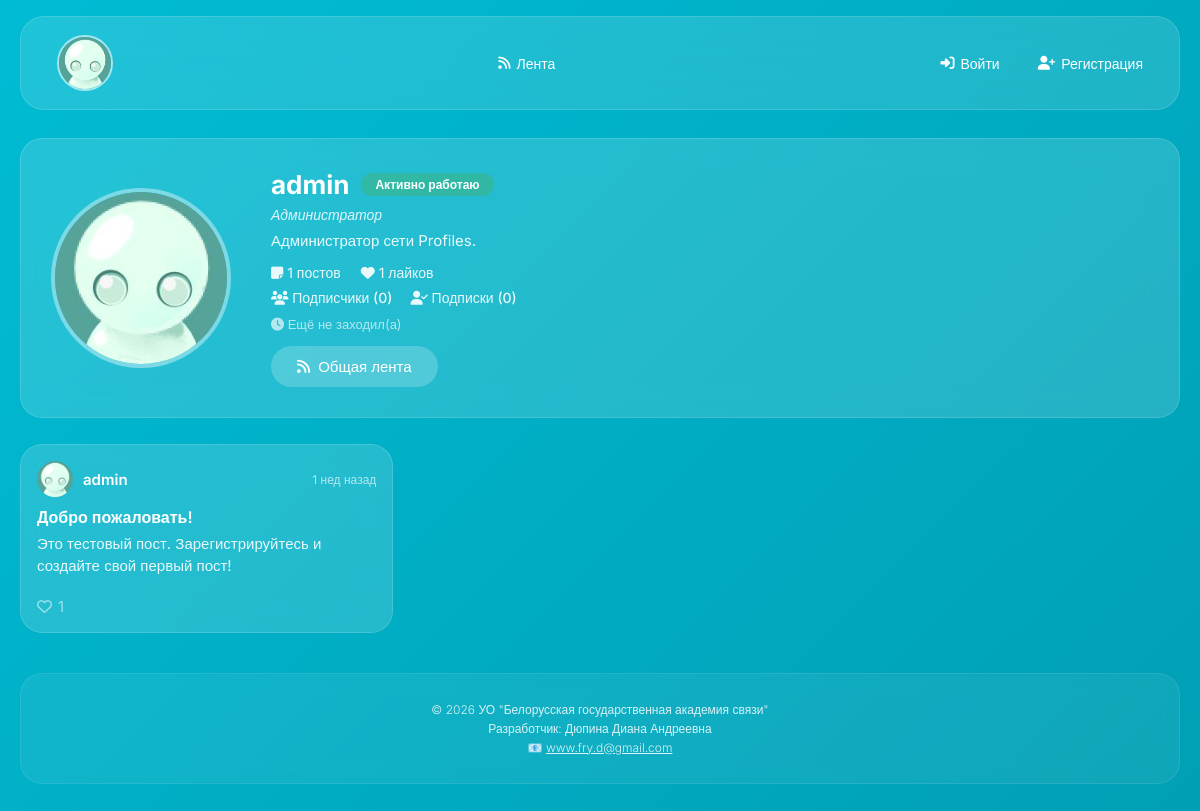
The page /profile.php?id=1 on the database its author committed.
### tables this page shows
CREATE TABLE IF NOT EXISTS `users` (
  `id` INT UNSIGNED NOT NULL AUTO_INCREMENT,
  `username` VARCHAR(50) NOT NULL,
  `email` VARCHAR(100) NOT NULL,
  `password_hash` VARCHAR(255) NOT NULL,
  `avatar_url` VARCHAR(255) DEFAULT 'assets/img/default-avatar.png',
   
  `profile_bg_url` VARCHAR(255) DEFAULT NULL,
  `bio` TEXT,
  `profession` VARCHAR(100) DEFAULT NULL,
   
   
   
   
   
   
  `status_badge` VARCHAR(50) DEFAULT NULL,
  `primary_color` VARCHAR(7) DEFAULT '#00BCD4',
  `button_color` VARCHAR(7) DEFAULT 'default',
  `bg_color` VARCHAR(7) DEFAULT 'default',
  `text_color` VARCHAR(7) DEFAULT '#FFFFFF',
   
   
   
  `button_text_color` VARCHAR(7) DEFAULT 'default',
  `separate_colors` TINYINT(1) DEFAULT 0,
  `grid_size` TINYINT DEFAULT 2,
  `post_display_style` ENUM('standard','image_only') DEFAULT 'standard',
  `instagram_url` VARCHAR(255) DEFAULT NULL,
   
   
  `telegram_username` VARCHAR(50) DEFAULT NULL,
   
  `telegram_qr_url` VARCHAR(255) DEFAULT NULL,
  `github_url` VARCHAR(255) DEFAULT NULL,
  `vk_url` VARCHAR(255) DEFAULT NULL,
   
  `paypal_url` VARCHAR(255) DEFAULT NULL,
   
  `boosty_url` VARCHAR(255) DEFAULT NULL,
  `tutorial_completed` TINYINT(1) DEFAULT 0,
  `role` ENUM('user','admin') DEFAULT 'user',
  `last_login` TIMESTAMP NULL DEFAULT NULL,
  `created_at` TIMESTAMP NULL DEFAULT CURRENT_TIMESTAMP,
  `updated_at` TIMESTAMP NULL DEFAULT NULL ON UPDATE CURRENT_TIMESTAMP,
  PRIMARY KEY (`id`),
  UNIQUE KEY `username` (`username`),
  UNIQUE KEY `email` (`email`),
  KEY `idx_username` (`username`),
  KEY `idx_email` (`email`)
);

CREATE TABLE IF NOT EXISTS `posts` (
  `id` INT UNSIGNED NOT NULL AUTO_INCREMENT,
  `user_id` INT UNSIGNED NOT NULL,
  `title` VARCHAR(100) DEFAULT NULL,
  `content` TEXT NOT NULL,
  `image_url` VARCHAR(255) DEFAULT NULL,
  `post_type` ENUM('text','image','mixed') DEFAULT 'text',
   
  `sort_order` INT DEFAULT 0,
  `edited_at` TIMESTAMP NULL DEFAULT NULL,
  `created_at` TIMESTAMP NULL DEFAULT CURRENT_TIMESTAMP,
  PRIMARY KEY (`id`),
  KEY `idx_user_id` (`user_id`),
  KEY `idx_created_at` (`created_at`),
  CONSTRAINT `posts_ibfk_1` FOREIGN KEY (`user_id`) REFERENCES `users` (`id`) ON DELETE CASCADE
);

### includes/auth.php (called while the page is built, shortened)
<?php
require_once __DIR__ . '/functions.php';
function loggedIn(): bool {
    return isset($_SESSION['user']) && !empty($_SESSION['user']['id']);
}
function isOwner(int $userId): bool {
    return loggedIn() && ($_SESSION['user']['id'] ?? 0) === $userId;
}

### profile.php (the view, shortened to what this page needs)
<?php
require_once 'includes/db_connect.php';
require_once 'includes/functions.php';
require_once 'includes/auth.php';
$userId = (int)($_GET['id'] ?? 0);
$stmt = $pdo->prepare("SELECT * FROM users WHERE id = ?");
$stmt->execute([$userId]);
$profile = $stmt->fetch();
$isOwnerView = isOwner((int)$profile['id']);
$postsStmt = $pdo->prepare("SELECT *, 'post' as item_type FROM posts WHERE user_id = ? ORDER BY sort_order ASC, created_at DESC");
$postsStmt->execute([$userId]);
$posts = $postsStmt->fetchAll();
$blocksStmt = $pdo->prepare("SELECT *, 'block' as item_type FROM profile_blocks WHERE user_id = ? ORDER BY sort_order ASC, created_at DESC");
$blocksStmt->execute([$userId]);
$blocks = $blocksStmt->fetchAll();
$gridItems = array_merge($posts, $blocks);
usort($gridItems, function ($a, $b) {
    $orderA = (int)($a['sort_order'] ?? 0);
    $orderB = (int)($b['sort_order'] ?? 0);
    if ($orderA !== $orderB) return $orderA <=> $orderB;
    return strtotime($b['created_at']) <=> strtotime($a['created_at']);
});
$currentUserId = currentUser()['id'] ?? 0;
$likedStmt = $pdo->prepare("SELECT target_id FROM interactions WHERE user_id = ? AND type = 'like'");
$likedStmt->execute([$currentUserId ?: 0]);
$likedPostIds = array_column($likedStmt->fetchAll(), 'target_id');
$followersCount = countFollowers($pdo, $profile['id']);
$followingCount = countFollowing($pdo, $profile['id']);
$gridClass = gridSizeClass((int)($profile['grid_size'] ?? 2));
$profileBgUrl = profileBgSrc($profile['profile_bg_url'] ?? null);
$profileBgUrlAbs = $profileBgUrl ? '/' . ltrim($profileBgUrl, '/') : null;
require_once 'includes/header.php';
?>
<div class="profile-header" <?php if ($profileBgUrlAbs): ?>style="--profile-bg-image: url('<?php echo escape($profileBgUrlAbs); ?>');"<?php endif; ?>>
    <img src="<?php echo escape(avatarSrc($profile['avatar_url'])); ?>" class="profile-avatar" alt="Аватар пользователя <?php echo escape($profile['username']); ?>">
    <div class="profile-info">
        <div class="profile-name-row">
            <h1><?php echo escape($profile['username']); ?></h1>
            <?php if (!empty($profile['status_badge'])): ?>
                <span class="status-badge <?php echo escape(statusBadgeClass($profile['status_badge'])); ?>"><?php echo escape(statusBadgeLabel($profile['status_badge'])); ?></span>
            <?php endif; ?>
        </div>
        <?php if (!empty($profile['profession'])): ?>
            <p class="profession"><?php echo escape($profile['profession']); ?></p>
        <?php endif; ?>
        <?php if (!empty($profile['bio'])): ?>
            <p class="bio"><?php echo escape($profile['bio']); ?></p>
        <?php endif; ?>
        <div class="stats">
            <span><i class="fas fa-note-sticky"></i> <?php echo countPosts($pdo, $profile['id']); ?> постов</span>
            <span><i class="fas fa-heart"></i> <?php echo countLikes($pdo, $profile['id']); ?> лайков</span>
        </div>
        <div class="subscription-links">
            <a href="followers.php?id=<?php echo (int)$profile['id']; ?>"><i class="fas fa-users"></i> Подписчики (<?php echo $followersCount; ?>)</a>
            <a href="following.php?id=<?php echo (int)$profile['id']; ?>"><i class="fas fa-user-check"></i> Подписки (<?php echo $followingCount; ?>)</a>
        </div>
        <p class="last-action">
            <i class="fas fa-clock"></i>
            <?php echo $profile['last_login'] ? 'Последний визит: ' . timeAgo($profile['last_login']) : 'Ещё не заходил(а)'; ?>
        </p>
        <div class="profile-actions">
            <a href="index.php" class="btn btn-secondary"><i class="fas fa-rss"></i> Общая лента</a>
        </div>
    </div>
</div>
<div class="posts-grid <?php echo escape($gridClass); ?>" id="profileGrid">
    <?php foreach ($gridItems as $item): ?>
        <?php if ($item['item_type'] === 'post'):
            $likeCountStmt = $pdo->prepare("SELECT COUNT(*) FROM interactions WHERE target_id = ? AND type = 'like'");
            $likeCountStmt->execute([$item['id']]);
            echo renderPostCard([
                'id' => $item['id'],
                'user_id' => $profile['id'],
                'username' => $profile['username'],
                'avatar_url' => $profile['avatar_url'],
                'created_at' => $item['created_at'],
                'title' => $item['title'],
                'content' => $item['content'],
                'image_url' => $item['image_url'],
                'likes_count' => (int)$likeCountStmt->fetchColumn(),
                'liked' => in_array($item['id'], $likedPostIds),
                'image_only' => ($profile['post_display_style'] ?? 'standard') === 'image_only',
            ], loggedIn(), $isOwnerView);
        endif; ?>
    <?php endforeach; ?>
</div>
<?php require_once 'includes/footer.php'; ?>

### includes/functions.php (shortened to what this page needs)
<?php
function escape(?string $value): string {
    return htmlspecialchars($value ?? '', ENT_QUOTES | ENT_SUBSTITUTE, 'UTF-8');
}
function timeAgo(?string $datetime): string {
    try {
        $time = new DateTime($datetime);
    } catch (Exception $e) {
        return '';
    }
    $now = new DateTime();
    $diff = $now->getTimestamp() - $time->getTimestamp();
    $minutes = floor($diff / 60);
    $hours = floor($minutes / 60);
    $days = floor($hours / 24);
    $weeks = floor($days / 7);
    if ($weeks < 5) return $weeks . ' нед назад';
    $years = floor($days / 365);
    return $years . ' г назад';
}
function avatarSrc(?string $avatarPath): string {
    $avatarPath = trim((string)$avatarPath);
    if ($avatarPath === '' || !file_exists(ROOT_PATH . '/' . $avatarPath)) {
        return DEFAULT_AVATAR;
    }
    return $avatarPath;
}
function profileBgSrc(?string $bgPath): ?string {
    $bgPath = trim((string)$bgPath);
    if ($bgPath === '' || !file_exists(ROOT_PATH . '/' . $bgPath)) {
        return null;
    }
    return $bgPath;
}
function countPosts(PDO $pdo, int $userId): int {
    $stmt = $pdo->prepare("SELECT COUNT(*) FROM posts WHERE user_id = ?");
    $stmt->execute([$userId]);
    return (int) $stmt->fetchColumn();
}
function countLikes(PDO $pdo, int $userId): int {
    $stmt = $pdo->prepare("
        SELECT COUNT(*) FROM interactions
        WHERE target_id IN (SELECT id FROM posts WHERE user_id = ?) AND type = 'like'
    ");
    $stmt->execute([$userId]);
    return (int) $stmt->fetchColumn();
}
function countFollowers(PDO $pdo, int $userId): int {
    $stmt = $pdo->prepare("SELECT COUNT(*) FROM interactions WHERE target_id = ? AND type = 'follow'");
    $stmt->execute([$userId]);
    return (int) $stmt->fetchColumn();
}
function countFollowing(PDO $pdo, int $userId): int {
    $stmt = $pdo->prepare("SELECT COUNT(*) FROM interactions WHERE user_id = ? AND type = 'follow'");
    $stmt->execute([$userId]);
    return (int) $stmt->fetchColumn();
}
function statusBadgeOptions(): array {
    return [
        'active'    => 'Активно работаю',
        'looking'   => 'Ищу предложения',
        'vacation'  => 'В отпуске',
        'freelance' => 'Фриланс',
        'student'   => 'Студент',
    ];
}
function statusBadgeLabel(?string $badge): string {
    $options = statusBadgeOptions();
    return $options[$badge] ?? (string)$badge;
}
function statusBadgeClass(?string $badge): string {
    return array_key_exists((string)$badge, statusBadgeOptions()) ? 'badge-' . $badge : 'badge-custom';
}
function gridSizeClass(?int $size): string {
    $classes = [1 => 'grid-small', 2 => 'grid-medium', 3 => 'grid-large'];
    return $classes[$size] ?? 'grid-medium';
}
function renderPostCard(array $p, bool $loggedIn, bool $draggable = false): string {
    $imageOnly = !empty($p['image_only']) && !empty($p['image_url']);
    $draggableAttr = $draggable ? 'draggable="true"' : '';
    $html = '<div class="post-card ' . ($imageOnly ? 'post-card-image-only' : '') . '" '
        . 'data-post-id="' . (int)$p['id'] . '" data-type="post" data-id="' . (int)$p['id'] . '" ' . $draggableAttr . '>';
    $html .= '<div class="post-header">';
    $html .= '<img src="' . escape(avatarSrc($p['avatar_url'])) . '" alt="Аватар пользователя ' . escape($p['username']) . '">';
    $html .= '<a href="profile.php?id=' . (int)$p['user_id'] . '" onclick="event.stopPropagation()">' . escape($p['username']) . '</a>';
    $html .= '<span>' . escape(timeAgo($p['created_at'])) . '</span>';
    $html .= '</div>';
    $html .= '<div class="post-body">';
    if (!$imageOnly) {
        if (!empty($p['title'])) $html .= '<h3>' . escape($p['title']) . '</h3>';
        $html .= '<p>' . escape(mb_substr((string)$p['content'], 0, 200)) . '</p>';
    }
    $html .= '</div>';
    $html .= '<div class="post-footer">';
    if ($loggedIn) {
        $heartClass = !empty($p['liked']) ? 'fas liked' : 'far';
        $html .= '<button type="button" class="like-btn" data-post-id="' . (int)$p['id'] . '">'
            . '<i class="fa-heart ' . $heartClass . '"></i> '
            . '<span class="like-count">' . (int)($p['likes_count'] ?? 0) . '</span></button>';
    } else {
        $html .= '<span class="like-static"><i class="far fa-heart"></i> ' . (int)($p['likes_count'] ?? 0) . '</span>';
    }
    $html .= '</div></div>';
    return $html;
}

### assets/css/style.css (style rules this page uses)
* { box-sizing: border-box; }
html, body { margin: 0; padding: 0; font-family: 'Inter', sans-serif; color: var(--text-color, #fff); }
body { min-height: 100vh; background: linear-gradient(135deg, var(--primary-color, #00BCD4), var(--bg-color, #006064)); background-attachment: fixed; }
a { text-decoration: none; color: inherit; }
img { max-width: 100%; display: block; }
.glass-card, .post-card, .text-block-card, .profile-header, .settings-form, .create-post-inline, .search-bar, form.auth-form, .modal, .follow-card, .error-page { background: rgba(255, 255, 255, 0.14); backdrop-filter: blur(14px); -webkit-backdrop-filter: blur(14px); border: 1px solid rgba(255, 255, 255, 0.15); border-radius: 22px; transition: box-shadow 0.3s, transform 0.3s; }
h1, h2, h3 { font-weight: 700; margin: 0 0 12px; }
h1 { font-size: 30px; }
h3 { font-size: 20px; }
.btn, button, form button, .settings-form button, .create-post-inline button { display: inline-flex; align-items: center; gap: 8px; background: var(--button-color, #26c6da); color: var(--button-text-color, var(--text-color, #fff)); border: none; padding: 11px 26px; border-radius: 40px; font-weight: 500; font-size: 15px; cursor: pointer; transition: filter 0.3s, transform 0.2s, box-shadow 0.3s; }
.btn-secondary { background: rgba(255,255,255,0.2) !important; }
.posts-grid { display: grid; grid-template-columns: repeat(3, 1fr); gap: 20px; margin-bottom: 20px; }
.posts-grid.grid-medium { grid-template-columns: repeat(3, 1fr); }
.posts-grid.grid-medium .post-card, .posts-grid.grid-medium .text-block-card { min-height: 180px; }
.post-card { padding: 16px; cursor: pointer; display: flex; flex-direction: column; }
.post-header { display: flex; align-items: center; gap: 10px; margin-bottom: 10px; }
.post-header img { width: 36px; height: 36px; border-radius: 50%; object-fit: cover; }
.post-header a { font-weight: 600; font-size: 15px; color: var(--text-color, #fff); }
.post-header span { margin-left: auto; font-size: 12px; opacity: 0.65; }
.post-body h3 { font-size: 16px; font-weight: 600; margin: 0 0 6px; }
.post-body p { font-size: 15px; line-height: 1.45; margin: 0 0 10px; opacity: 0.9; word-break: break-word; }
.post-footer { margin-top: auto; padding-top: 10px; display: flex; align-items: center; gap: 10px; }
.like-btn, .like-static { display: inline-flex; align-items: center; gap: 6px; background: none; border: none; color: var(--text-color, #fff); font-size: 15px; cursor: pointer; opacity: 0.85; padding: 0; }
.like-static { cursor: default; opacity: 0.55; }
.profile-header { position: relative; overflow: hidden; display: flex; gap: 26px; padding: 30px; margin-bottom: 26px; align-items: center; flex-wrap: wrap; }
.profile-header::before { content: ''; position: absolute; inset: 0; background-image: var(--profile-bg-image, none); background-size: cover; background-position: center; opacity: 0.2; z-index: 0; pointer-events: none; }
.profile-header > * { position: relative; z-index: 1; }
.profile-avatar { width: 180px; height: 180px; border-radius: 50%; object-fit: cover; border: 4px solid rgba(255, 255, 255, 0.4); flex-shrink: 0; }
.profile-info { flex: 1; min-width: 240px; margin-left: 14px; }
.profile-name-row { display: flex; align-items: center; gap: 12px; flex-wrap: wrap; }
.profile-name-row h1 { margin: 0; font-size: 26px; }
.status-badge { display: inline-block; padding: 4px 14px; border-radius: 40px; font-size: 12px; font-weight: 600; background: rgba(255, 255, 255, 0.2); }
.badge-active { background: rgba(76, 175, 80, 0.35); }
.profession { font-size: 14px; font-style: italic; opacity: 0.85; margin: 6px 0 0; }
.bio { font-size: 15px; margin: 8px 0 14px; opacity: 0.9; }
.stats { display: flex; gap: 20px; font-size: 14px; margin-bottom: 8px; flex-wrap: wrap; opacity: 0.9; }
.subscription-links { display: flex; gap: 18px; margin-bottom: 10px; flex-wrap: wrap; }
.subscription-links a { font-weight: 500; font-size: 14px; opacity: 0.9; }
.last-action { font-size: 13px; opacity: 0.65; margin: 0 0 14px; }
.profile-actions { display: flex; gap: 12px; flex-wrap: wrap; }

### rows shown on the page
users: avatar_url (placeholder picture), username "admin", status_badge "Активно работаю", profession "Администратор", bio "Администратор сети Profiles.", id "1"
posts: created_at "1 нед назад", title "Добро пожаловать!", content "Это тестовый пост. Зарегистрируйтесь и создайте свой первый пост!"

### other values the page prints
$followersCount "0"
$followingCount "0"
